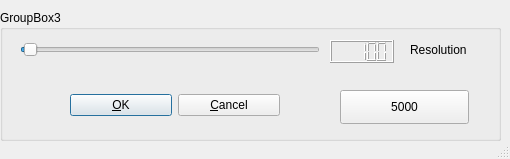
<ui version="4.0" >
 <class>CurveResolutionSheet_form</class>
 <widget class="QDialog" name="CurveResolutionSheet_form" >
  <property name="geometry" >
   <rect>
    <x>0</x>
    <y>0</y>
    <width>510</width>
    <height>159</height>
   </rect>
  </property>
  <property name="windowTitle" >
   <string>Curve Resolution</string>
  </property>
  <property name="sizeGripEnabled" >
   <bool>true</bool>
  </property>
  <widget class="QGroupBox" name="box" >
   <property name="geometry" >
    <rect>
     <x>0</x>
     <y>10</y>
     <width>501</width>
     <height>131</height>
    </rect>
   </property>
   <property name="title" >
    <string>GroupBox3</string>
   </property>
   <widget class="QLabel" name="TextLabel1" >
    <property name="geometry" >
     <rect>
      <x>410</x>
      <y>30</y>
      <width>70</width>
      <height>20</height>
     </rect>
    </property>
    <property name="text" >
     <string>Resolution</string>
    </property>
    <property name="wordWrap" >
     <bool>false</bool>
    </property>
   </widget>
   <widget class="QSlider" name="ResSlider" >
    <property name="geometry" >
     <rect>
      <x>20</x>
      <y>30</y>
      <width>300</width>
      <height>20</height>
     </rect>
    </property>
    <property name="minimum" >
     <number>2</number>
    </property>
    <property name="maximum" >
     <number>10000</number>
    </property>
    <property name="value" >
     <number>100</number>
    </property>
    <property name="orientation" >
     <enum>Qt::Horizontal</enum>
    </property>
   </widget>
   <widget class="QPushButton" name="button5000" >
    <property name="geometry" >
     <rect>
      <x>340</x>
      <y>80</y>
      <width>129</width>
      <height>34</height>
     </rect>
    </property>
    <property name="text" >
     <string>5000</string>
    </property>
   </widget>
   <widget class="QLCDNumber" name="LCDNumber1" >
    <property name="geometry" >
     <rect>
      <x>330</x>
      <y>30</y>
      <width>64</width>
      <height>23</height>
     </rect>
    </property>
    <property name="value" stdset="0" >
     <double>100.000000000000000</double>
    </property>
    <property name="intValue" stdset="0" >
     <number>100</number>
    </property>
   </widget>
   <widget class="QWidget" name="Layout1" >
    <property name="geometry" >
     <rect>
      <x>70</x>
      <y>70</y>
      <width>210</width>
      <height>50</height>
     </rect>
    </property>
    <layout class="QHBoxLayout" >
     <property name="margin" >
      <number>0</number>
     </property>
     <property name="spacing" >
      <number>6</number>
     </property>
     <item>
      <widget class="QPushButton" name="OkButton" >
       <property name="text" >
        <string>&amp;OK</string>
       </property>
       <property name="autoDefault" >
        <bool>true</bool>
       </property>
       <property name="default" >
        <bool>true</bool>
       </property>
      </widget>
     </item>
     <item>
      <widget class="QPushButton" name="CancelButton" >
       <property name="text" >
        <string>&amp;Cancel</string>
       </property>
       <property name="autoDefault" >
        <bool>true</bool>
       </property>
      </widget>
     </item>
    </layout>
   </widget>
  </widget>
 </widget>
 <layoutdefault spacing="6" margin="11" />
 <customwidgets>
  <customwidget>
   <class>QGroupBox</class>
   <header>QGroupBox</header>
   <container>1</container>
  </customwidget>
 </customwidgets>
 <resources/>
 <connections>
  <connection>
   <sender>OkButton</sender>
   <signal>clicked()</signal>
   <receiver>CurveResolutionSheet_form</receiver>
   <slot>accept()</slot>
   <hints>
    <hint type="sourcelabel" >
     <x>20</x>
     <y>20</y>
    </hint>
    <hint type="destinationlabel" >
     <x>20</x>
     <y>20</y>
    </hint>
   </hints>
  </connection>
  <connection>
   <sender>CancelButton</sender>
   <signal>clicked()</signal>
   <receiver>CurveResolutionSheet_form</receiver>
   <slot>reject()</slot>
   <hints>
    <hint type="sourcelabel" >
     <x>20</x>
     <y>20</y>
    </hint>
    <hint type="destinationlabel" >
     <x>20</x>
     <y>20</y>
    </hint>
   </hints>
  </connection>
  <connection>
   <sender>ResSlider</sender>
   <signal>valueChanged(int)</signal>
   <receiver>LCDNumber1</receiver>
   <slot>display(int)</slot>
   <hints>
    <hint type="sourcelabel" >
     <x>20</x>
     <y>20</y>
    </hint>
    <hint type="destinationlabel" >
     <x>20</x>
     <y>20</y>
    </hint>
   </hints>
  </connection>
 </connections>
</ui>
